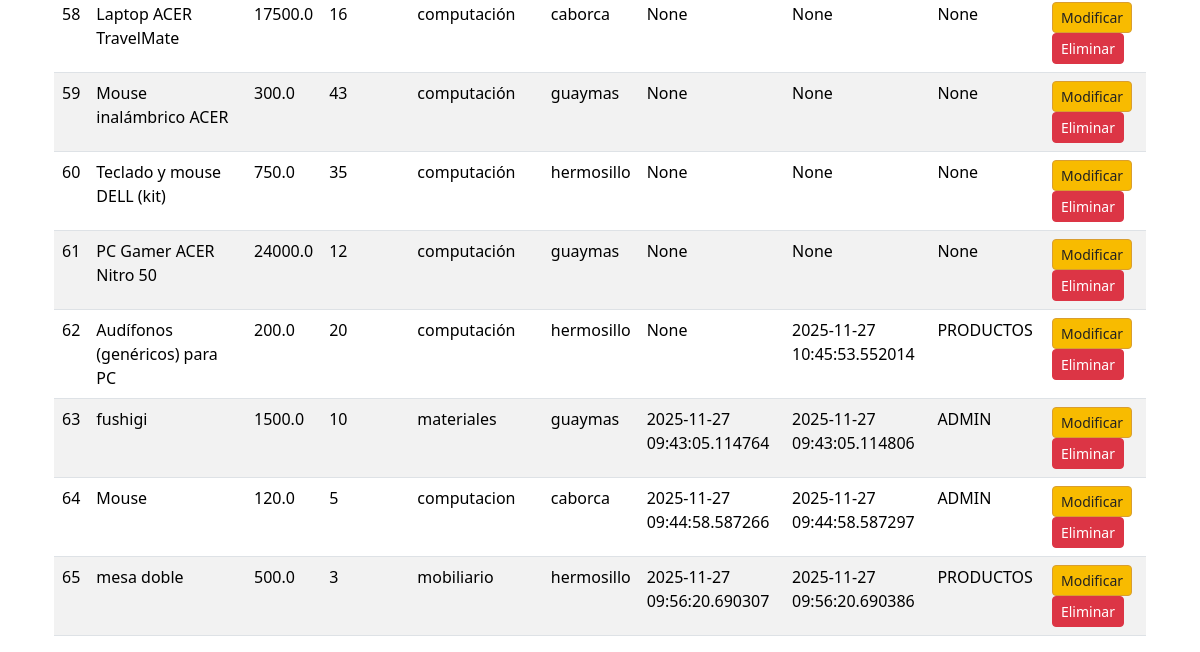
The page /productos (signed in, lower part) on the database as committed earlier.
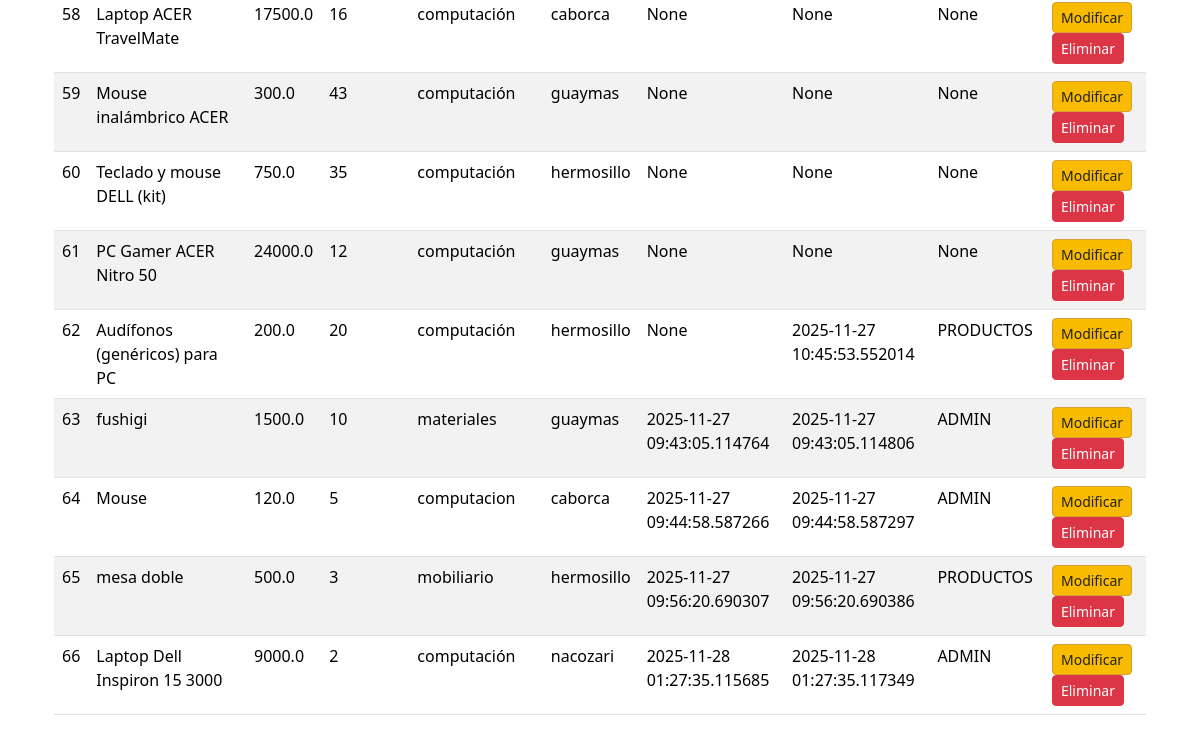
The same page on the database as committed later.
### tables this page shows
CREATE TABLE "productos" (
	"id"	INTEGER NOT NULL,
	"nombre"	TEXT NOT NULL,
	"precio"	REAL NOT NULL,
	"cantidad"	INTEGER NOT NULL,
	"departamento"	TEXT NOT NULL, almacen INTEGER, fecha_hora_creacion TEXT, fecha_hora_ultima_modificacion TEXT, ultimo_usuario_en_modificar TEXT,
	PRIMARY KEY("id")
);

CREATE TABLE almacenes (
    id INTEGER PRIMARY KEY,
    nombre TEXT NOT NULL
, fecha_hora_creacion TEXT, fecha_hora_ultima_modificacion TEXT, ultimo_usuario_en_modificar TEXT);

### app.py (the view, shortened to what this page needs)
@app.route('/productos', methods=['GET', 'POST'])
def productos():
    if not require_login(session):
        return redirect(url_for('login'))
    conn = get_db_connection()
    almacenes = conn.execute("SELECT id, nombre FROM almacenes").fetchall()
    form = ProductoFiltroForm()
    form.almacen.choices = [(0, 'Todos')] + [(a['id'], a['nombre']) for a in almacenes]
    query = """SELECT p.id, p.nombre, p.precio, p.cantidad, p.departamento, p.almacen,
               a.nombre AS almacen_nombre, p.fecha_hora_creacion, p.fecha_hora_ultima_modificacion,
               p.ultimo_usuario_en_modificar
               FROM productos p LEFT JOIN almacenes a ON a.id = p.almacen WHERE 1=1"""
    params = []
    productos = conn.execute(query, params).fetchall()
    conn.close()
    return render_template('productos.html', productos=productos, form=form, puede_editar=can_edit_productos(session['rol']))

### models.py (called while the page is built)
def get_db_connection():
    conn = sqlite3.connect(DATABASE)
    conn.row_factory = sqlite3.Row
    return conn

### utils.py (called while the page is built)
def require_login(session):
    return ('usuario' in session) and ('rol' in session)

def can_edit_productos(rol: str) -> bool:
    return rol in ('ADMIN', 'PRODUCTOS')

### templates/productos.html (shortened to what this page needs)
{% extends 'base.html' %}
{% block content %}
<div class="container mt-4">
    <table class="table table-striped">
        <tbody>
            {% for p in productos %}
            <tr>
                <td>{{ p.id }}</td>
                <td>{{ p.nombre }}</td>
                <td>{{ p.precio }}</td>
                <td>{{ p.cantidad }}</td>
                <td>{{ p.departamento }}</td>
                <td>{{ p.almacen_nombre }}</td>
                <td>{{ p.fecha_hora_creacion }}</td>
                <td>{{ p.fecha_hora_ultima_modificacion }}</td>
                <td>{{ p.ultimo_usuario_en_modificar }}</td>
                {% if puede_editar %}
                <td>
                    <a href="{{ url_for('producto_modificar', pid=p['id']) }}" class="btn btn-sm btn-warning">Modificar</a>
                    <form method="POST" action="{{ url_for('producto_eliminar', pid=p['id']) }}" style="display:inline;">
                        <button type="submit" class="btn btn-sm btn-danger">Eliminar</button>
                    </form>
                </td>
                {% endif %}
            </tr>
            {% endfor %}
        </tbody>
    </table>
</div>
{% endblock %}

### templates/base.html (shortened to what this page needs)
<!doctype html>
<html lang="es">
<head>
  <link rel="stylesheet" href="{{ url_for('static', filename='styles.css') }}">
  <link rel="stylesheet" href="https://cdn.jsdelivr.net/npm/bootstrap@5.3.2/dist/css/bootstrap.min.css">
</head>
<body>
<div class="container mt-4">
  {% block content %}{% endblock %}
</div>
</body>
</html>

### static/styles.css (style rules this page uses)
body { background:#f7f7f7; }
.table { background: #fff; }

### templates/base.html (style rules this page uses)
:root { --azul:#00529e; --azul-oscuro:#015294; --dorado:#f8bb00; --dorado-oscuro:#d99e30; }
body { font-family: 'Segoe UI', Tahoma, Geneva, Verdana, sans-serif; }

Rows that differ between the two databases and show on the page:
added productos: id "66", nombre "Laptop Dell Inspiron 15 3000", precio "9000.0", cantidad "2", departamento "computación", almacen_nombre "nacozari", fecha_hora_creacion "2025-11-28 01:27:35.115685", fecha_hora_ultima_modificacion "2025-11-28 01:27:35.117349", ultimo_usuario_en_modificar "ADMIN"
